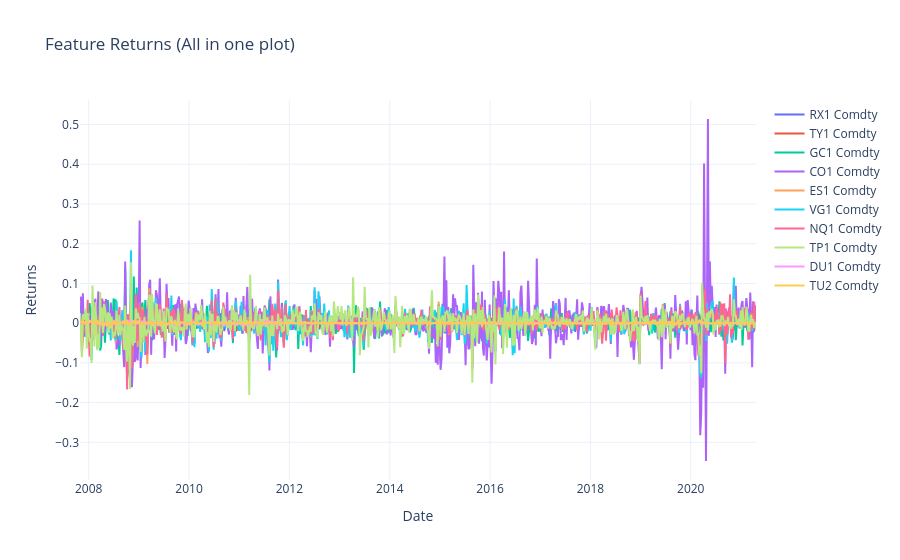

The code cell stored with this chart in its notebook:
### Code cell
# suppress statsmodels warnings about default settings
warnings.filterwarnings("ignore", category=FutureWarning)

def compute_returns(df: pd.DataFrame, method: str = "simple") -> pd.DataFrame:
    """
    Compute percentage or log returns of a DataFrame.

    Parameters
    ----------
    df : pd.DataFrame
        Price (or level) series, indexed by date.
    method : str
        "simple" for pct_change, "log" for log returns.

    Returns
    -------
    pd.DataFrame
        Returns series, with NaNs dropped.
    """
    if method == "log":
        returns = np.log(df / df.shift(1))
    else:
        returns = df.pct_change()
    return returns.dropna()


def stationarity_tests(
    series: pd.Series,
    name: str = None,
    adf_kwargs: dict = None,
    kpss_kwargs: dict = None,
) -> None:
    """
    Perform ADF and KPSS tests on a pandas Series and print results.

    Parameters
    ----------
    series : pd.Series
        The time series to test (should be stationary under H0 for KPSS).
    name : str
        Optional name to display in the output headers.
    adf_kwargs : dict
        Extra arguments to statsmodels.tsa.stattools.adfuller.
    kpss_kwargs : dict
        Extra arguments to statsmodels.tsa.stattools.kpss.
    """
    adf_kwargs = adf_kwargs or {"autolag": "AIC"}
    kpss_kwargs = kpss_kwargs or {"nlags": "auto", "regression": "c"}
    header = f"--- Stationarity tests for {name or 'Series'} ---"
    print(header)
    print("-" * len(header))

    # ADF
    adf_stat, adf_p, _, _, adf_crit, _ = ts.adfuller(series, **adf_kwargs)
    print(f"ADF Statistic : {adf_stat:.4f}")
    print(f"ADF p‐value    : {adf_p:.4f}")
    for cv, val in adf_crit.items():
        print(f"   {cv} critical value : {val:.4f}")
    adf_stationary = adf_stat < adf_crit["5%"]
    print("=> ADF inference :",
          "Stationary (reject H0)" if adf_stationary else "Non‐stationary (fail to reject H0)")

    # KPSS
    kpss_stat, kpss_p, kpss_lags, kpss_crit = ts.kpss(series, **kpss_kwargs)
    print(f"\nKPSS Statistic: {kpss_stat:.4f}")
    print(f"KPSS p‐value   : {kpss_p:.4f}")
    for cv, val in kpss_crit.items():
        print(f"   {cv} critical value : {val:.4f}")
    kpss_stationary = kpss_stat < kpss_crit["5%"]
    print("=> KPSS inference:",
          "Stationary (fail to reject H0)" if kpss_stationary else "Trend‐stationary? (reject H0)")
    print("\n")


def plot_series(
    df: pd.DataFrame,
    title: str = "Returns",
    yaxis_title: str = "Returns",
    use_plotly: bool = True
):
    """
    Plot one or more columns from a DataFrame.

    Parameters
    ----------
    df : pd.DataFrame
        Columns are series to plot, index is x‐axis.
    title : str
        Chart title.
    yaxis_title : str
        Label for the y‐axis.
    use_plotly : bool
        Whether to use Plotly (True) or fallback to matplotlib.
    """
    if use_plotly:
        fig = go.Figure()
        for col in df.columns:
            fig.add_trace(go.Scatter(
                x=df.index, y=df[col], name=col, mode="lines"
            ))
        fig.update_layout(
            title=title,
            xaxis_title="Date",
            yaxis_title=yaxis_title,
            template="plotly_white"
        )
        fig.show()
    else:
        import matplotlib.pyplot as plt
        df.plot(figsize=(10, 6))
        plt.title(title)
        plt.xlabel("Date")
        plt.ylabel(yaxis_title)
        plt.show()


data_for_stationary=data.drop(target_indices,axis=1, errors='ignore')
X_returns_stat = compute_returns(data_for_stationary, method="simple")

# 4) Stationarity tests for each feature in X
for col in X_returns_stat.columns:
    stationarity_tests(X_returns_stat[col], name=col)

# 5) Plot all features together
plot_series(X_returns_stat, title="Feature Returns (All in one plot)")

### Figure 1 — Plotly figure (JSON) as saved in the notebook; plotly's stock layout.template omitted (floating-point values rounded to 4 significant figures; data arrays with more than 128 entries replaced by an {"elided": "..."} marker saying what was removed)
{"data": [{"mode": "lines", "name": "RX1 Comdty", "type": "scatter", "x": {"elided": "704 str values"}, "y": {"elided": "704 float values"}}, {"mode": "lines", "name": "TY1 Comdty", "type": "scatter", "x": {"elided": "704 str values"}, "y": {"elided": "704 float values"}}, {"mode": "lines", "name": "GC1 Comdty", "type": "scatter", "x": {"elided": "704 str values"}, "y": {"elided": "704 float values"}}, {"mode": "lines", "name": "CO1 Comdty", "type": "scatter", "x": {"elided": "704 str values"}, "y": {"elided": "704 float values"}}, {"mode": "lines", "name": "ES1 Comdty", "type": "scatter", "x": {"elided": "704 str values"}, "y": {"elided": "704 float values"}}, {"mode": "lines", "name": "VG1 Comdty", "type": "scatter", "x": {"elided": "704 str values"}, "y": {"elided": "704 float values"}}, {"mode": "lines", "name": "NQ1 Comdty", "type": "scatter", "x": {"elided": "704 str values"}, "y": {"elided": "704 float values"}}, {"mode": "lines", "name": "TP1 Comdty", "type": "scatter", "x": {"elided": "704 str values"}, "y": {"elided": "704 float values"}}, {"mode": "lines", "name": "DU1 Comdty", "type": "scatter", "x": {"elided": "704 str values"}, "y": {"elided": "704 float values"}}, {"mode": "lines", "name": "TU2 Comdty", "type": "scatter", "x": {"elided": "704 str values"}, "y": {"elided": "704 float values"}}], "layout": {"title": {"text": "Feature Returns (All in one plot)"}, "xaxis": {"title": {"text": "Date"}}, "yaxis": {"title": {"text": "Returns"}}}}
